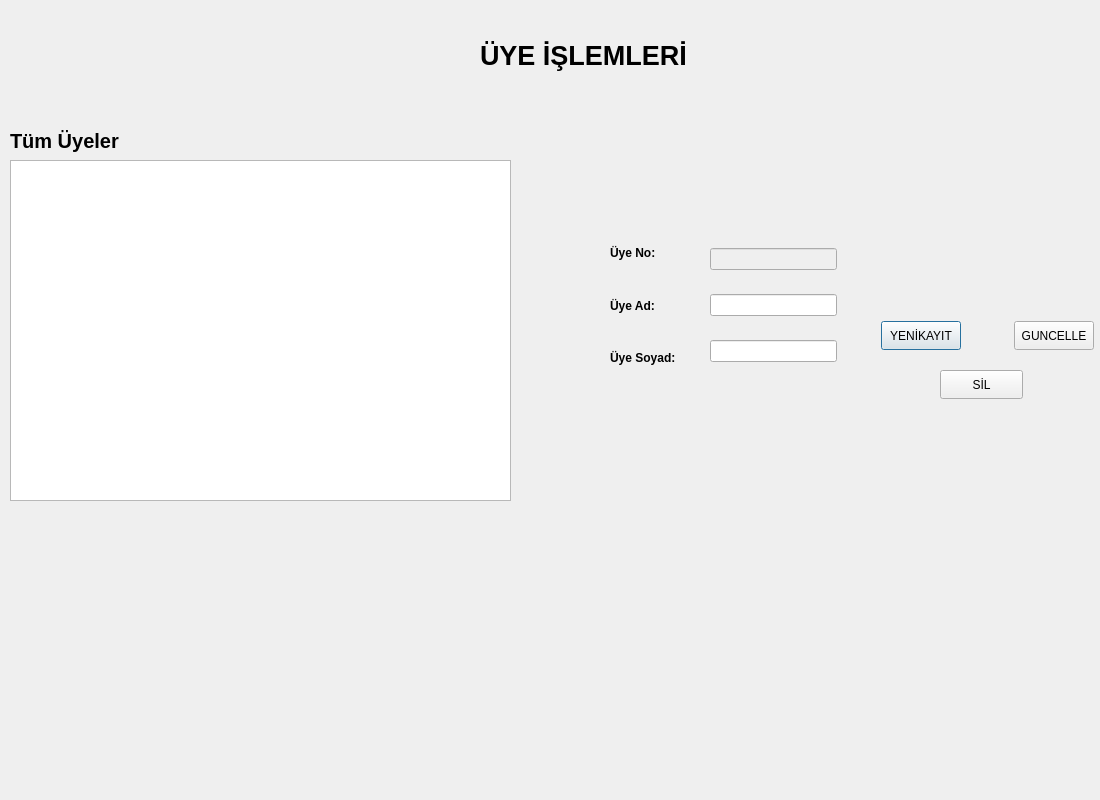
<?xml version="1.0" encoding="UTF-8"?>
<ui version="4.0">
 <class>uye_islemleri</class>
 <widget class="QDialog" name="uye_islemleri">
  <property name="geometry">
   <rect>
    <x>0</x>
    <y>0</y>
    <width>1100</width>
    <height>800</height>
   </rect>
  </property>
  <property name="windowTitle">
   <string>Dialog</string>
  </property>
  <widget class="QLabel" name="label">
   <property name="geometry">
    <rect>
     <x>480</x>
     <y>30</y>
     <width>241</width>
     <height>51</height>
    </rect>
   </property>
   <property name="palette">
    <palette>
     <active>
      <colorrole role="WindowText">
       <brush brushstyle="SolidPattern">
        <color alpha="255">
         <red>255</red>
         <green>0</green>
         <blue>0</blue>
        </color>
       </brush>
      </colorrole>
      <colorrole role="Text">
       <brush brushstyle="SolidPattern">
        <color alpha="255">
         <red>170</red>
         <green>0</green>
         <blue>0</blue>
        </color>
       </brush>
      </colorrole>
     </active>
     <inactive>
      <colorrole role="WindowText">
       <brush brushstyle="SolidPattern">
        <color alpha="255">
         <red>0</red>
         <green>0</green>
         <blue>0</blue>
        </color>
       </brush>
      </colorrole>
      <colorrole role="Text">
       <brush brushstyle="SolidPattern">
        <color alpha="255">
         <red>0</red>
         <green>0</green>
         <blue>0</blue>
        </color>
       </brush>
      </colorrole>
     </inactive>
     <disabled>
      <colorrole role="WindowText">
       <brush brushstyle="SolidPattern">
        <color alpha="255">
         <red>120</red>
         <green>120</green>
         <blue>120</blue>
        </color>
       </brush>
      </colorrole>
      <colorrole role="Text">
       <brush brushstyle="SolidPattern">
        <color alpha="255">
         <red>120</red>
         <green>120</green>
         <blue>120</blue>
        </color>
       </brush>
      </colorrole>
     </disabled>
    </palette>
   </property>
   <property name="font">
    <font>
     <pointsize>20</pointsize>
     <bold>true</bold>
    </font>
   </property>
   <property name="text">
    <string>ÜYE İŞLEMLERİ</string>
   </property>
  </widget>
  <widget class="QLabel" name="label_2">
   <property name="geometry">
    <rect>
     <x>10</x>
     <y>120</y>
     <width>181</width>
     <height>41</height>
    </rect>
   </property>
   <property name="font">
    <font>
     <pointsize>15</pointsize>
     <bold>true</bold>
    </font>
   </property>
   <property name="text">
    <string>Tüm Üyeler</string>
   </property>
  </widget>
  <widget class="QTableView" name="tableView_uyeler">
   <property name="geometry">
    <rect>
     <x>10</x>
     <y>160</y>
     <width>501</width>
     <height>341</height>
    </rect>
   </property>
  </widget>
  <widget class="QPushButton" name="btn_yeni">
   <property name="geometry">
    <rect>
     <x>881</x>
     <y>321</y>
     <width>80</width>
     <height>29</height>
    </rect>
   </property>
   <property name="text">
    <string>YENİKAYIT</string>
   </property>
  </widget>
  <widget class="QPushButton" name="btn_guncelle">
   <property name="geometry">
    <rect>
     <x>1014</x>
     <y>321</y>
     <width>80</width>
     <height>29</height>
    </rect>
   </property>
   <property name="text">
    <string>GUNCELLE</string>
   </property>
  </widget>
  <widget class="QPushButton" name="btn_sil">
   <property name="geometry">
    <rect>
     <x>940</x>
     <y>370</y>
     <width>83</width>
     <height>29</height>
    </rect>
   </property>
   <property name="text">
    <string>SİL</string>
   </property>
  </widget>
  <widget class="QWidget" name="layoutWidget">
   <property name="geometry">
    <rect>
     <x>610</x>
     <y>230</y>
     <width>79</width>
     <height>151</height>
    </rect>
   </property>
   <layout class="QVBoxLayout" name="verticalLayout">
    <item>
     <widget class="QLabel" name="label_3">
      <property name="font">
       <font>
        <bold>true</bold>
       </font>
      </property>
      <property name="text">
       <string>Üye No:</string>
      </property>
     </widget>
    </item>
    <item>
     <widget class="QLabel" name="label_4">
      <property name="font">
       <font>
        <bold>true</bold>
       </font>
      </property>
      <property name="text">
       <string>Üye Ad:</string>
      </property>
     </widget>
    </item>
    <item>
     <widget class="QLabel" name="label_5">
      <property name="font">
       <font>
        <bold>true</bold>
       </font>
      </property>
      <property name="text">
       <string>Üye Soyad:</string>
      </property>
     </widget>
    </item>
   </layout>
  </widget>
  <widget class="QWidget" name="layoutWidget">
   <property name="geometry">
    <rect>
     <x>710</x>
     <y>230</y>
     <width>127</width>
     <height>151</height>
    </rect>
   </property>
   <layout class="QVBoxLayout" name="verticalLayout_2">
    <item>
     <widget class="QLineEdit" name="ln_uye_no">
      <property name="enabled">
       <bool>false</bool>
      </property>
     </widget>
    </item>
    <item>
     <widget class="QLineEdit" name="ln_uye_ad"/>
    </item>
    <item>
     <widget class="QLineEdit" name="ln_uye_soyad"/>
    </item>
   </layout>
  </widget>
 </widget>
 <resources/>
 <connections/>
</ui>
